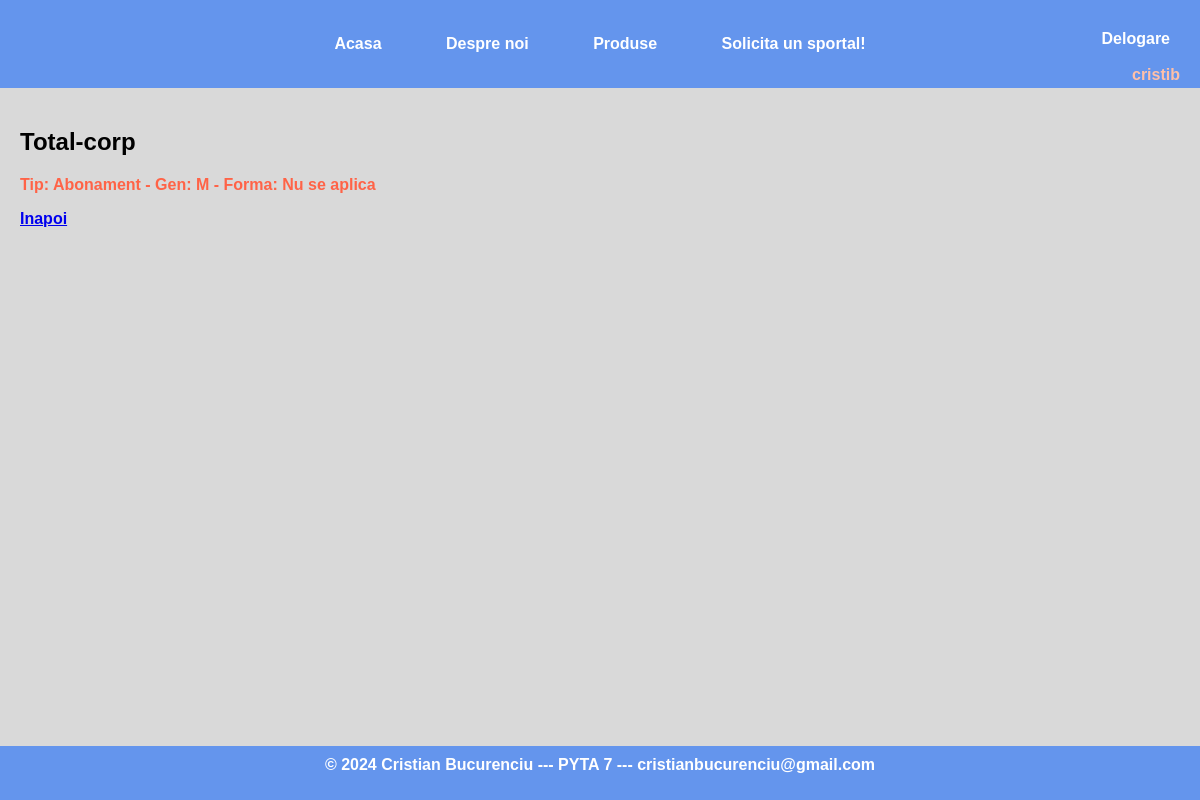
The app's page /sportal/detaliu/1/ (signed in), older data.
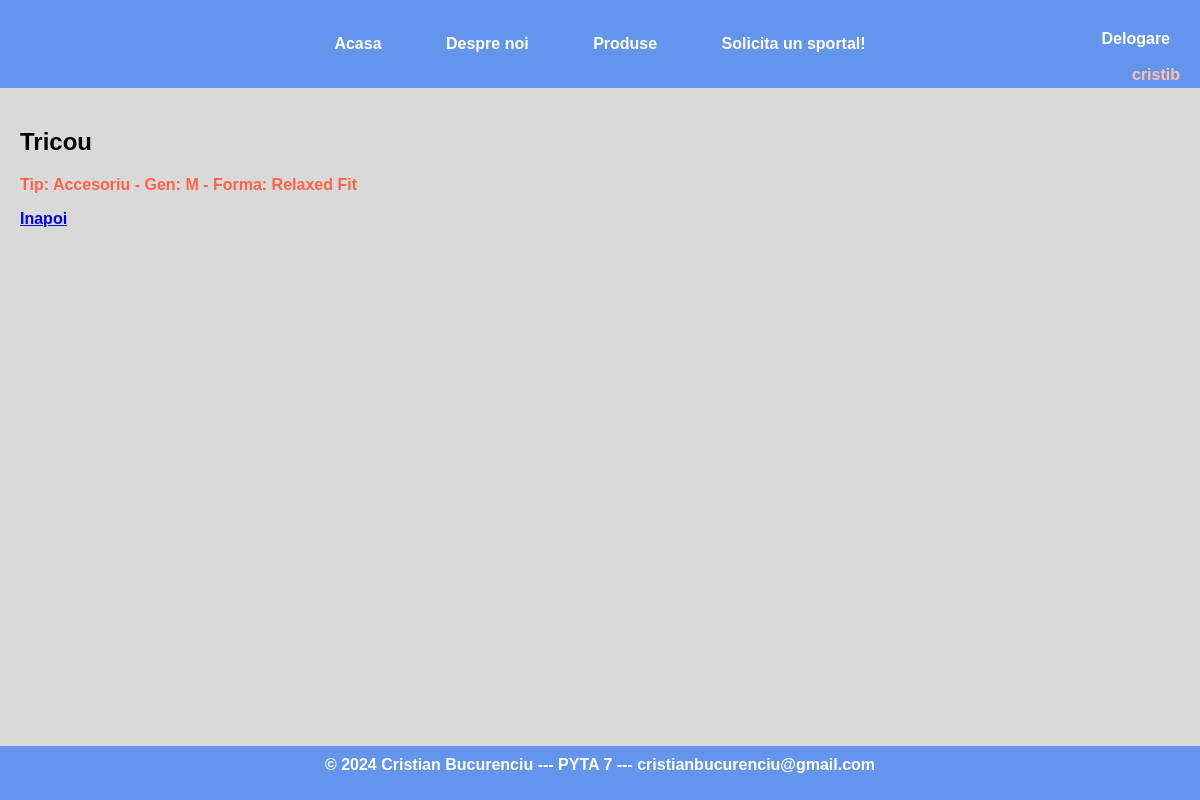
The same page, newer data.
### sport/models.py (models this page shows, shortened)
class Sport(models.Model):
    user = models.ForeignKey(User, on_delete=models.CASCADE, default=1)
    name = models.CharField(max_length=50)
    type = models.CharField(max_length=50, choices=PRODUCT_TYPES)
    gender = models.CharField(max_length=1)
    shape = models.CharField(max_length=100, choices=SHAPE_TYPES)

### sport/views.py (the view)
# urls.py: path('detaliu/<int:sport_id>/', views.sport_detail, name='sport_detail'),
@login_required(login_url='/logare')
def sport_detail(request, sport_id):
    sport = get_object_or_404(Sport, pk=sport_id)
    return render(request, 'sport_detail.html', {'sport': sport})

### sport/templates/sport_detail.html (shortened to what this page needs)
{% extends 'base.html' %}
{% block content %}
    <div class="sport_detail">
        <h2>{{ sport.name }}</h2>
        <p>Tip: {{ sport.type }} - Gen: {{ sport.gender }} - Forma: {{ sport.shape }}</p>
    <p><a href="{% url 'sports:all_sports' %}">Inapoi</a></p>
    </div>
{% endblock %}

Row changes from the older to the newer data that the page shows:
changed Sport: name "Total-corp" → "Tricou"; type "Abonament" → "Accesoriu"; shape "Nu se aplica" → "Relaxed Fit"
